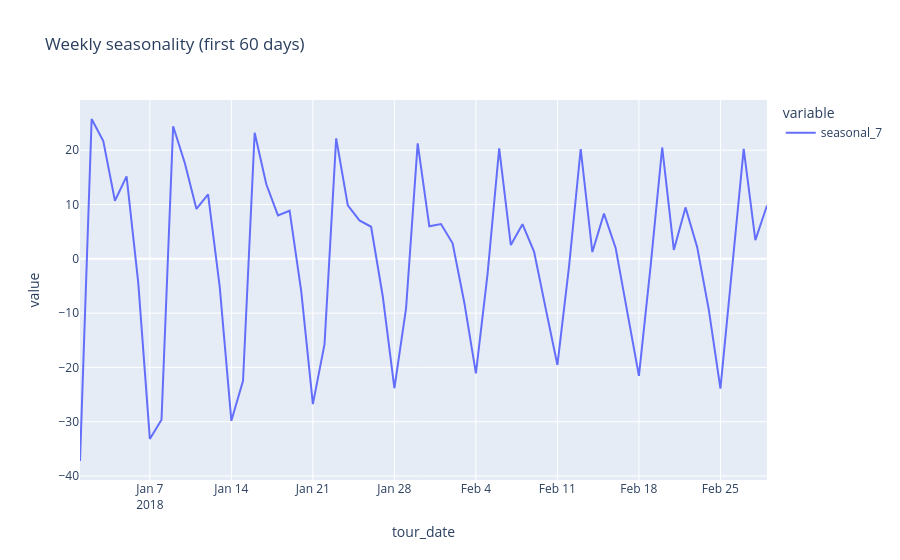
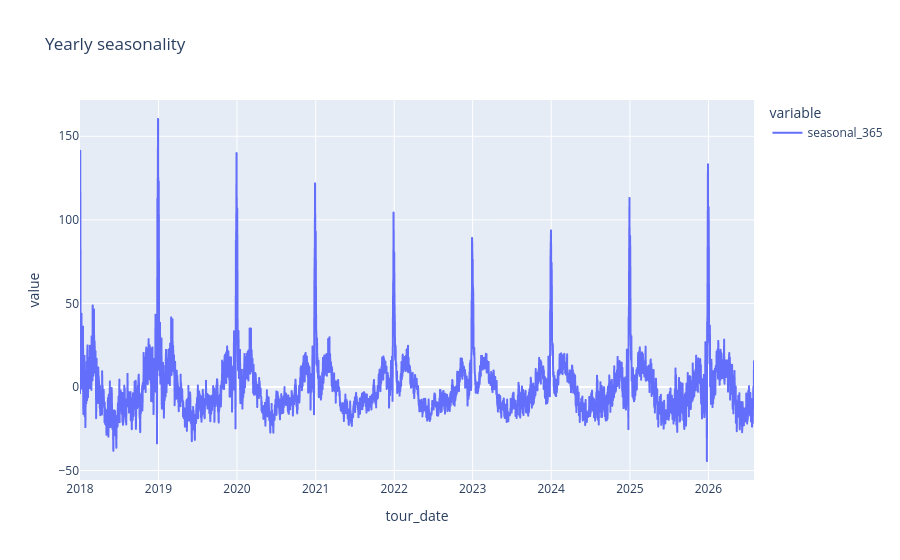

Notebook source saved alongside these figures, in order:
### Code cell
from statsmodels.tsa.seasonal import MSTL
import plotly.express as px

df["headcount"] = df["headcount"].fillna(0)  # or .interpolate(), depending on what missing means

mstl = MSTL(df["headcount"], periods=[7, 365])
result = mstl.fit()

# Weekly pattern
fig1 = px.line(result.seasonal["seasonal_7"].iloc[:60], title="Weekly seasonality (first 60 days)")
fig1.show()

# Yearly pattern
fig2 = px.line(result.seasonal["seasonal_365"], title="Yearly seasonality")
fig2.show()

### Figure 1 — Plotly figure (JSON) as saved in the notebook; plotly's stock layout.template omitted (floating-point values rounded to 4 significant figures)
{"data": [{"hovertemplate": "variable=seasonal_7<br>tour_date=%{x}<br>value=%{y}<extra></extra>", "legendgroup": "seasonal_7", "line": {"color": "#636efa", "dash": "solid"}, "marker": {"symbol": "circle"}, "mode": "lines", "name": "seasonal_7", "orientation": "v", "showlegend": true, "type": "scatter", "x": ["2018-01-01T00:00:00", "2018-01-02T00:00:00", "2018-01-03T00:00:00", "2018-01-04T00:00:00", "2018-01-05T00:00:00", "2018-01-06T00:00:00", "2018-01-07T00:00:00", "2018-01-08T00:00:00", "2018-01-09T00:00:00", "2018-01-10T00:00:00", "2018-01-11T00:00:00", "2018-01-12T00:00:00", "2018-01-13T00:00:00", "2018-01-14T00:00:00", "2018-01-15T00:00:00", "2018-01-16T00:00:00", "2018-01-17T00:00:00", "2018-01-18T00:00:00", "2018-01-19T00:00:00", "2018-01-20T00:00:00", "2018-01-21T00:00:00", "2018-01-22T00:00:00", "2018-01-23T00:00:00", "2018-01-24T00:00:00", "2018-01-25T00:00:00", "2018-01-26T00:00:00", "2018-01-27T00:00:00", "2018-01-28T00:00:00", "2018-01-29T00:00:00", "2018-01-30T00:00:00", "2018-01-31T00:00:00", "2018-02-01T00:00:00", "2018-02-02T00:00:00", "2018-02-03T00:00:00", "2018-02-04T00:00:00", "2018-02-05T00:00:00", "2018-02-06T00:00:00", "2018-02-07T00:00:00", "2018-02-08T00:00:00", "2018-02-09T00:00:00", "2018-02-10T00:00:00", "2018-02-11T00:00:00", "2018-02-12T00:00:00", "2018-02-13T00:00:00", "2018-02-14T00:00:00", "2018-02-15T00:00:00", "2018-02-16T00:00:00", "2018-02-17T00:00:00", "2018-02-18T00:00:00", "2018-02-19T00:00:00", "2018-02-20T00:00:00", "2018-02-21T00:00:00", "2018-02-22T00:00:00", "2018-02-23T00:00:00", "2018-02-24T00:00:00", "2018-02-25T00:00:00", "2018-02-26T00:00:00", "2018-02-27T00:00:00", "2018-02-28T00:00:00", "2018-03-01T00:00:00"], "xaxis": "x", "y": [-37.24, 25.75, 21.7, 10.7, 15.18, -4.354, -33.17, -29.65, 24.42, 17.66, 9.193, 11.86, -5.174, -29.83, -22.46, 23.22, 13.73, 7.985, 8.859, -5.998, -26.77, -15.71, 22.18, 9.833, 7.078, 5.907, -6.893, -23.84, -9.187, 21.26, 5.993, 6.403, 2.864, -7.988, -21.11, -2.824, 20.33, 2.542, 6.371, 1.295, -9.228, -19.55, -1.401, 20.23, 1.242, 8.317, 2.009, -9.8, -21.57, -1.453, 20.5, 1.636, 9.47, 2.202, -9.356, -23.92, -1.764, 20.25, 3.45, 9.828], "yaxis": "y"}], "layout": {"legend": {"title": {"text": "variable"}, "tracegroupgap": 0}, "title": {"text": "Weekly seasonality (first 60 days)"}, "xaxis": {"anchor": "y", "domain": [0, 1], "title": {"text": "tour_date"}}, "yaxis": {"anchor": "x", "domain": [0, 1], "title": {"text": "value"}}}}

### Figure 2 — Plotly figure (JSON) as saved in the notebook; plotly's stock layout.template omitted (floating-point values rounded to 4 significant figures; data arrays with more than 128 entries replaced by an {"elided": "..."} marker saying what was removed)
{"data": [{"hovertemplate": "variable=seasonal_365<br>tour_date=%{x}<br>value=%{y}<extra></extra>", "legendgroup": "seasonal_365", "line": {"color": "#636efa", "dash": "solid"}, "marker": {"symbol": "circle"}, "mode": "lines", "name": "seasonal_365", "showlegend": true, "type": "scattergl", "x": {"elided": "3135 str values"}, "xaxis": "x", "y": {"elided": "3135 float values"}, "yaxis": "y"}], "layout": {"legend": {"title": {"text": "variable"}, "tracegroupgap": 0}, "title": {"text": "Yearly seasonality"}, "xaxis": {"anchor": "y", "domain": [0, 1], "title": {"text": "tour_date"}}, "yaxis": {"anchor": "x", "domain": [0, 1], "title": {"text": "value"}}}}
